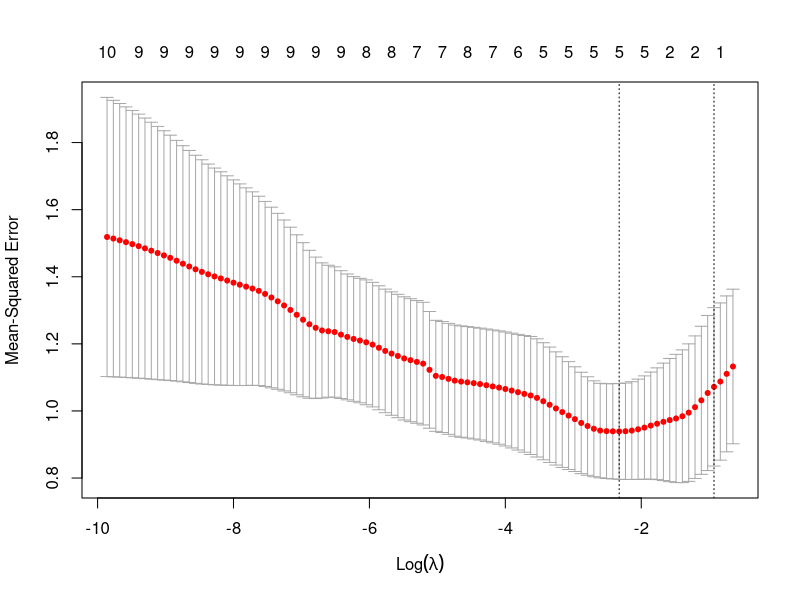
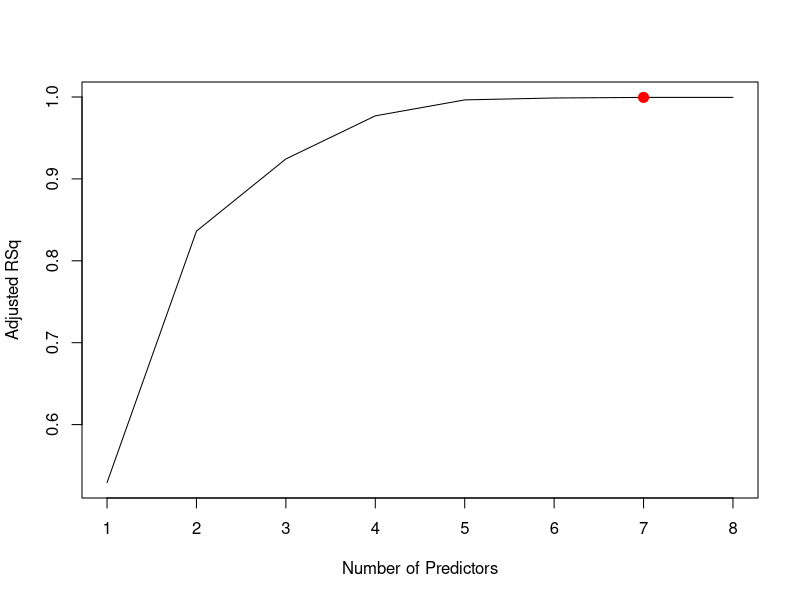
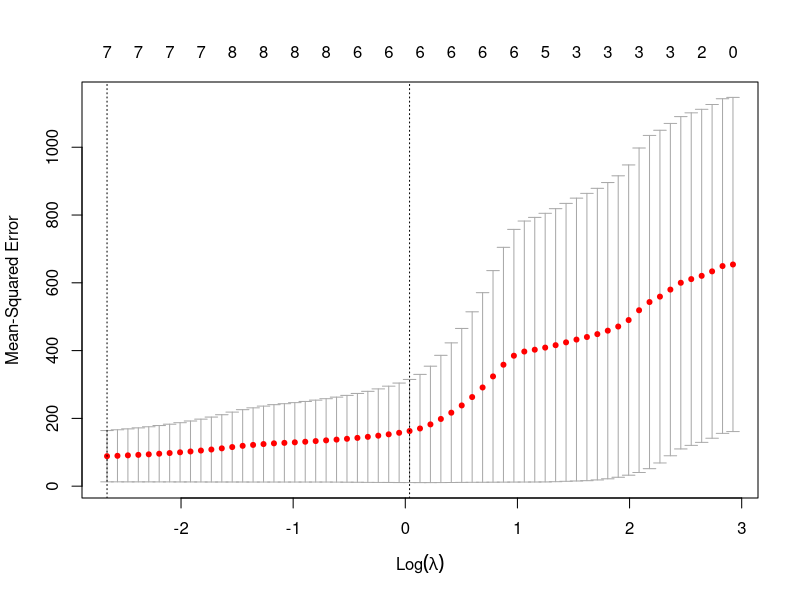

Recreate these plots in R, in order.
## ---- chunk 1
set.seed(1)
X=rnorm(100)
e=rnorm(100)
Y=0.3+0.5*X+0.2*X^2+0.1*X^3+e
df=data.frame(Y,X)
train = sample(1:100, 100/2) ##default replace = FALSE
test=(-train)
y.test = Y[test]
## ---- chunk 2
grid = 10^seq(10,-2,length=100)
x = model.matrix(Y~poly(X,10),df)
y=Y
library(glmnet)
lasso.mod = glmnet(x,y,alpha=1,lambda=grid,thresh = 1e-12)
set.seed(1)
cv.out = cv.glmnet(x[train,],y[train], alpha=1) ##default is 10-fold cross-validation.
plot(cv.out)
bestlam = cv.out$lambda.min
lasso.pred=predict(lasso.mod,s=bestlam,x=x[train,],y=y[train],newx=x[test,],exact = T)
mean((lasso.pred-y.test)^2)
out=glmnet(x,y,alpha=1,lambda=grid)
lasso.coef = predict(out,type="coefficients",s=bestlam)[-1,]
lasso.coef[lasso.coef!=0]
length(lasso.coef[lasso.coef!=0])
length(lasso.coef[lasso.coef!=0])
#LASSO reduce the original 10 predictors into 6 predictors: X1,X2,X3,X4,X5,X10
## ---- chunk 3
Y=0.1+0.7*X^7+e
df=data.frame(Y,X)
y.test = Y[test]

library(leaps)
regfit.full = regsubsets(Y~poly(X,10),data=df)
reg.summary = summary(regfit.full)
plot(reg.summary$adjr2,xlab="Number of Predictors", ylab = "Adjusted RSq", type = "l")
which.max(reg.summary$adjr2)
coef(regfit.full,7)
points(7,reg.summary$adjr2[7],col="red",cex=2,pch=20)
#Model 7 is the best model obtained according to adjr2, which has 7 predictors: X1,X2,X3,X4,X5,X6,X7

x = model.matrix(Y~poly(X,10),df)
y=Y
lasso.mod = glmnet(x,y,alpha=1,lambda=grid,thresh = 1e-12)
set.seed(1)
cv.out = cv.glmnet(x[train,],y[train], alpha=1) ##default is 10-fold cross-validation.
plot(cv.out)
bestlam = cv.out$lambda.min
lasso.pred=predict(lasso.mod,s=bestlam,x=x[train,],y=y[train],newx=x[test,],exact = T)
mean((lasso.pred-y.test)^2)
out=glmnet(x,y,alpha=1,lambda=grid)
lasso.coef = predict(out,type="coefficients",s=bestlam)[-1,]
lasso.coef[lasso.coef!=0]
length(lasso.coef[lasso.coef!=0])
#LASSO reduce the original 10 predictors into 8 predictors: X1,X2,X3,X4,X5,X6,X7,X10
